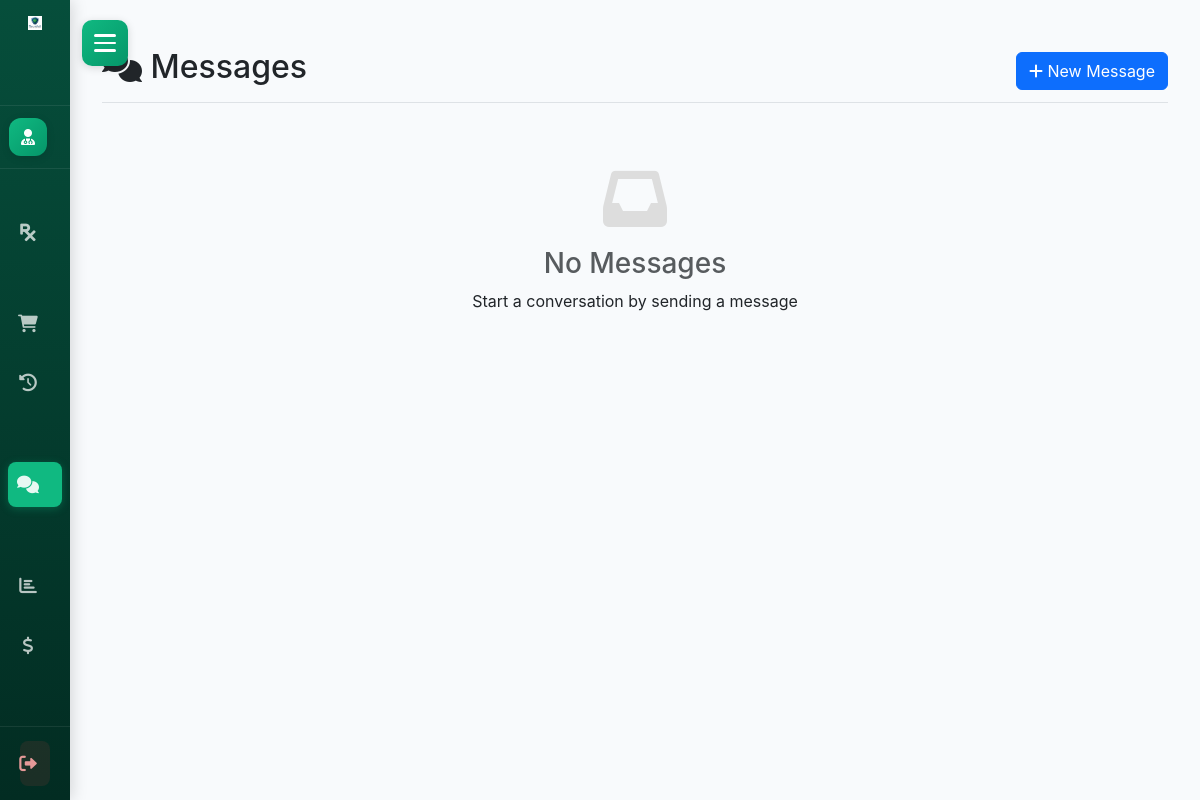
Page /admin/messages.php (signed in) on the earlier database version.
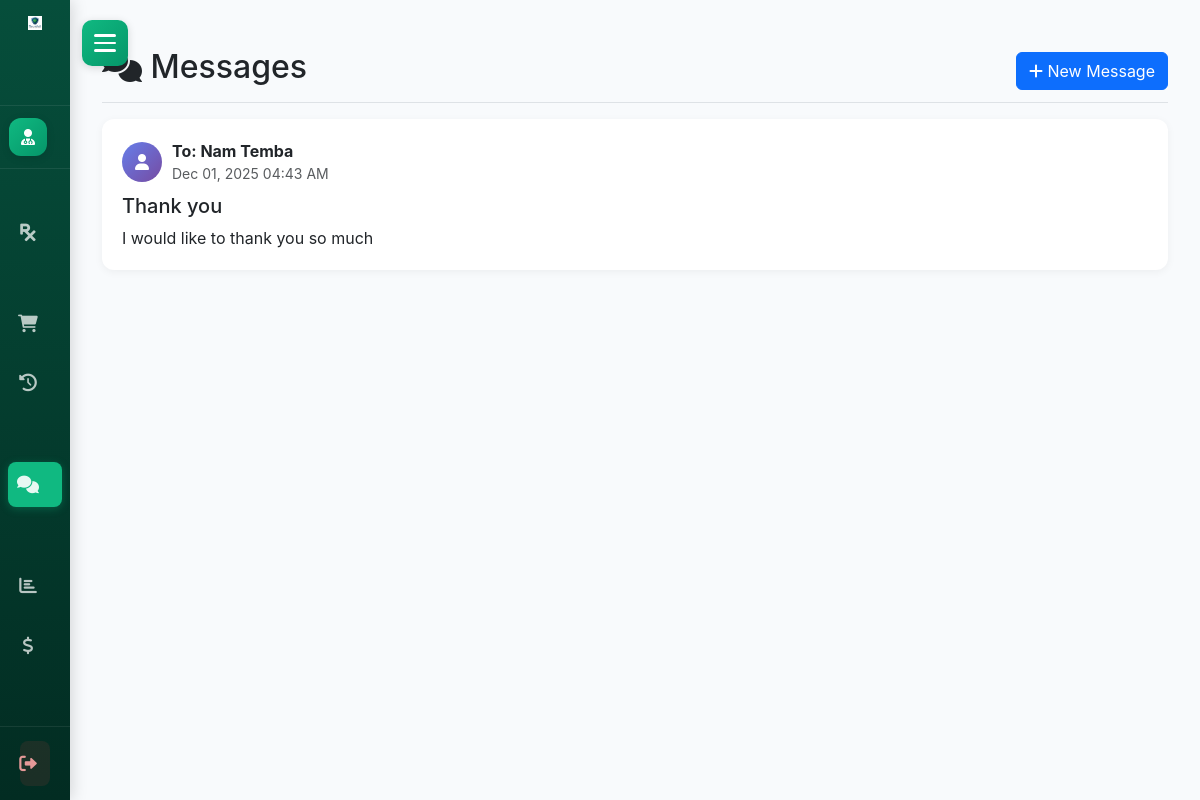
Same page on the later database version.
### tables this page shows
CREATE TABLE `messages` (
  `message_id` int(11) NOT NULL,
  `sender_id` int(11) NOT NULL,
  `receiver_id` int(11) NOT NULL,
  `subject` varchar(255) NOT NULL,
  `message_text` text NOT NULL,
  `is_read` tinyint(1) DEFAULT 0,
  `created_at` timestamp NOT NULL DEFAULT current_timestamp()
);

CREATE TABLE `customer` (
  `customer_id` int(11) NOT NULL,
  `customer_name` varchar(100) NOT NULL,
  `customer_email` varchar(50) NOT NULL,
  `customer_pass` varchar(150) NOT NULL,
  `customer_country` varchar(30) NOT NULL,
  `customer_city` varchar(30) NOT NULL,
  `customer_address` text DEFAULT NULL COMMENT 'Full street address',
  `customer_latitude` decimal(10,8) DEFAULT NULL COMMENT 'Latitude coordinate',
  `customer_longitude` decimal(11,8) DEFAULT NULL COMMENT 'Longitude coordinate',
  `customer_contact` varchar(15) NOT NULL,
  `customer_image` varchar(100) DEFAULT NULL,
  `user_role` int(11) NOT NULL COMMENT '0=Super Admin, 1=Pharmacy Owner, 2=Customer',
  `created_at` timestamp NOT NULL DEFAULT current_timestamp(),
  `updated_at` timestamp NULL DEFAULT NULL ON UPDATE current_timestamp(),
  `offers_delivery` tinyint(1) DEFAULT 0,
  `delivery_fee` decimal(10,2) DEFAULT 0.00,
  `delivery_radius_km` decimal(6,2) DEFAULT 10.00,
  `min_order_for_delivery` decimal(10,2) DEFAULT 0.00
);

### admin/messages.php (the view, shortened to what this page needs)
<?php
$db = new db_connection();
$conn = $db->db_conn();
$user_id = $_SESSION['user_id'];
$user_role = $_SESSION['user_role'];
$sql = "SELECT m.*,
        sender.customer_name as sender_name, sender.user_role as sender_role,
        receiver.customer_name as receiver_name
        FROM messages m
        JOIN customer sender ON m.sender_id = sender.customer_id
        JOIN customer receiver ON m.receiver_id = receiver.customer_id
        WHERE m.sender_id = ? OR m.receiver_id = ?
        ORDER BY m.created_at DESC";
$stmt = $conn->prepare($sql);
$stmt->bind_param("ii", $user_id, $user_id);
$stmt->execute();
$messages = $stmt->get_result()->fetch_all(MYSQLI_ASSOC);
?>
<!DOCTYPE html>
<html lang="en">
<head>
    <link href="https://cdn.jsdelivr.net/npm/bootstrap@5.3.0/dist/css/bootstrap.min.css" rel="stylesheet">
    <link rel="stylesheet" href="https://cdnjs.cloudflare.com/ajax/libs/font-awesome/6.0.0/css/all.min.css">
    <link rel="stylesheet" href="../css/sidebar.css?v=2.5">
</head>
<body>
    <?php
    if ($user_role == 0 || $user_role == 7) {
        include '../view/components/sidebar_super_admin.php';
    } else {
        include '../view/components/sidebar_pharmacy_admin.php';
    }
    ?>
    <div class="main-content">
                <div class="d-flex justify-content-between flex-wrap flex-md-nowrap align-items-center pt-3 pb-2 mb-3 border-bottom">
                    <h1 class="h2"><i class="fas fa-comments"></i> Messages</h1>
                    <button class="btn btn-primary" onclick="composeMessage()">
                        <i class="fas fa-plus"></i> New Message
                    </button>
                </div>
                <?php if (empty($messages)): ?>
                    <div class="text-center py-5">
                        <i class="fas fa-inbox" style="font-size: 64px; color: #ddd;"></i>
                        <h3 class="mt-3 text-muted">No Messages</h3>
                        <p>Start a conversation by sending a message</p>
                    </div>
                <?php else: ?>
                    <?php foreach ($messages as $message): ?>
                        <div class="message-card <?php echo !$message['is_read'] && $message['receiver_id'] == $user_id ? 'unread' : ''; ?>">
                            <div class="message-header">
                                <div class="sender-info">
                                    <div class="sender-avatar">
                                        <i class="fas fa-user"></i>
                                    </div>
                                    <div>
                                        <strong>
                                            <?php if ($message['sender_id'] == $user_id): ?>
                                                To: <?php echo htmlspecialchars($message['receiver_name']); ?>
                                            <?php else: ?>
                                                From: <?php echo htmlspecialchars($message['sender_name']); ?>
                                            <?php endif; ?>
                                        </strong>
                                        <div class="text-muted small">
                                            <?php echo date('M d, Y h:i A', strtotime($message['created_at'])); ?>
                                        </div>
                                    </div>
                                </div>
                            </div>
                            <h5><?php echo htmlspecialchars($message['subject']); ?></h5>
                            <p class="mb-0"><?php echo nl2br(htmlspecialchars($message['message_text'])); ?></p>
                        </div>
                    <?php endforeach; ?>
                <?php endif; ?>
    </div>
</body>
</html>

Differences in the rows shown:
added messages: receiver.customer_name "Nam Temba", created_at "Dec 01, 2025 04:43 AM", subject "Thank you", message_text "I would like to thank you so much"
Other differences:
text no longer shown: "No Messages Start a conversation by sending a message"
